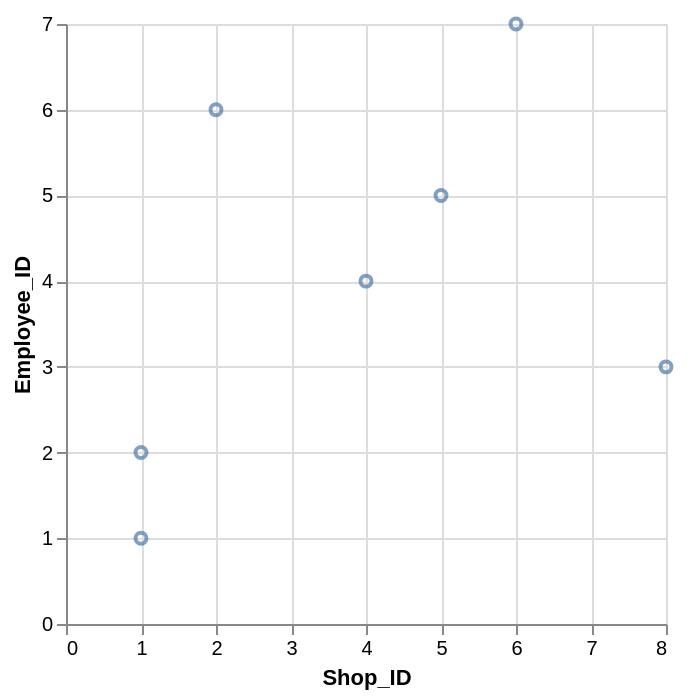

Vega-Lite specification stored for this chart:
### Vega-Lite specification from a JSON file in a GitHub repository (floating-point values rounded to 4 significant figures)
{"data": {"values": [{"x_data": 1, "y_data": 1}, {"x_data": 1, "y_data": 2}, {"x_data": 8, "y_data": 3}, {"x_data": 4, "y_data": 4}, {"x_data": 5, "y_data": 5}, {"x_data": 2, "y_data": 6}, {"x_data": 6, "y_data": 7}]}, "mark": "point", "encoding": {"x": {"field": "x_data", "type": "quantitative", "title": "Shop_ID"}, "y": {"field": "y_data", "type": "quantitative", "title": "Employee_ID"}}}
